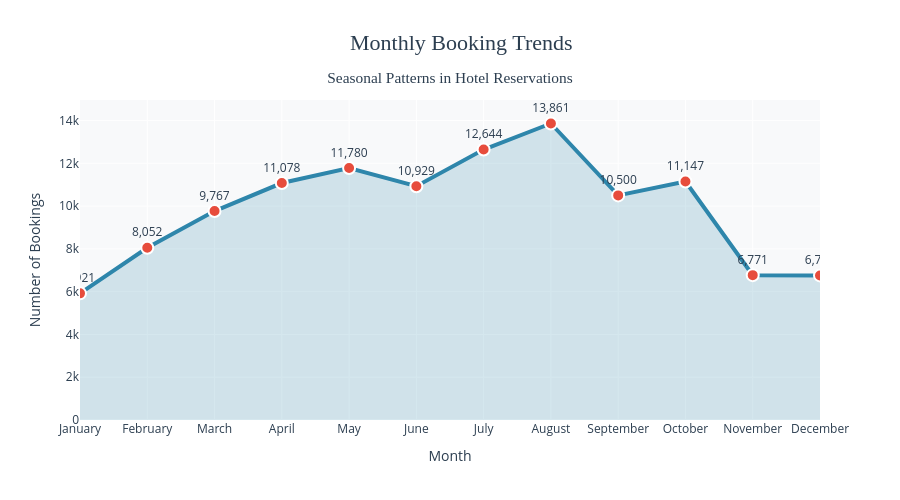
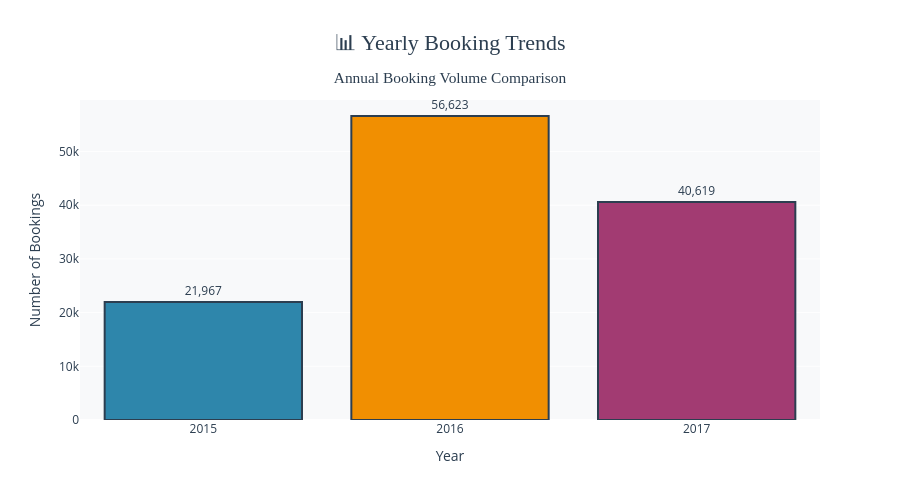
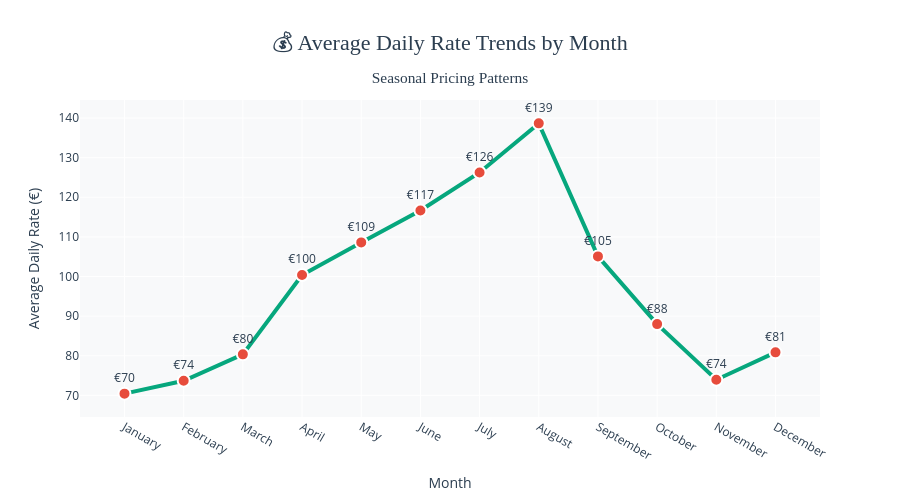
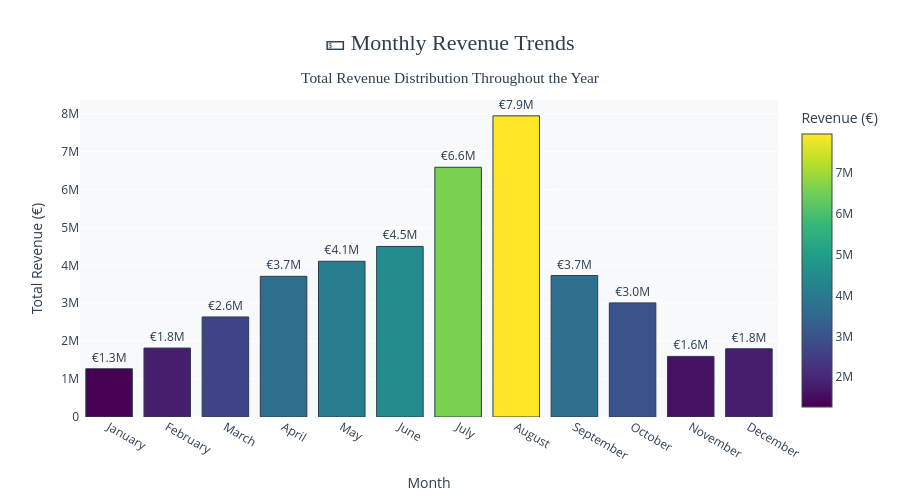

Source (notebook cell) for these figures, in order:
### Markdown cell above
## SECTION B: TIME-BASED TRENDS ANALYSIS

### Code cell
# =============================================================================
# SECTION B: TIME-BASED TRENDS ANALYSIS
# =============================================================================

print("\n" + "="*80)
print("📅 SECTION B: TIME-BASED TRENDS ANALYSIS")
print("="*80 + "\n")

# -----------------------------------------------------------------------------
# B.1 Monthly Booking Trends
# -----------------------------------------------------------------------------
print("5️⃣ Monthly Booking Trends")
print("-"*80)

month_order = ['January', 'February', 'March', 'April', 'May', 'June',
               'July', 'August', 'September', 'October', 'November', 'December']
monthly_bookings = df_clean['arrival_date_month'].value_counts().reindex(month_order)
print(monthly_bookings)
print()

fig = go.Figure()

fig.add_trace(go.Scatter(
    x=month_order,
    y=monthly_bookings.values,
    mode='lines+markers+text',
    name='Bookings',
    line=dict(color=COLORS['primary'], width=4),
    marker=dict(size=12, color=COLORS['cancel_yes'], line=dict(color='white', width=2)),
    fill='tozeroy',
    fillcolor='rgba(46, 134, 171, 0.2)',
    text=monthly_bookings.values,
    texttemplate='%{text:,}',
    textposition='top center',
    hovertemplate='<b>%{x}</b><br>Bookings: %{y:,}<extra></extra>'
))

fig.update_layout(
    title={
        'text': '📅 Monthly Booking Trends<br><sub>Seasonal Patterns in Hotel Reservations</sub>',
        'x': 0.5,
        'xanchor': 'center',
        'font': {'size': 22, 'color': '#2C3E50', 'family': 'Arial Black'}
    },
    xaxis_title='Month',
    yaxis_title='Number of Bookings',
    plot_bgcolor='#F8F9FA',
    paper_bgcolor='white',
    hovermode='x unified',
    height=500,
    font=dict(size=12, color='#2C3E50')
)

fig.show()

# -----------------------------------------------------------------------------
# B.2 Yearly Booking Trends
# -----------------------------------------------------------------------------
print("\n6️⃣ Yearly Booking Trends")
print("-"*80)

yearly_bookings = df_clean['arrival_date_year'].value_counts().sort_index()
print(yearly_bookings)
print()

fig = go.Figure(data=[
    go.Bar(
        x=yearly_bookings.index.astype(str),
        y=yearly_bookings.values,
        text=yearly_bookings.values,
        texttemplate='%{text:,}',
        textposition='outside',
        marker=dict(
            color=[COLORS['primary'], COLORS['warning'], COLORS['secondary']],
            line=dict(color='#2C3E50', width=2)
        ),
        hovertemplate='<b>%{x}</b><br>Bookings: %{y:,}<extra></extra>'
    )
])

fig.update_layout(
    title={
        'text': '📊 Yearly Booking Trends<br><sub>Annual Booking Volume Comparison</sub>',
        'x': 0.5,
        'xanchor': 'center',
        'font': {'size': 22, 'color': '#2C3E50', 'family': 'Arial Black'}
    },
    xaxis_title='Year',
    yaxis_title='Number of Bookings',
    plot_bgcolor='#F8F9FA',
    paper_bgcolor='white',
    height=500,
    font=dict(size=12, color='#2C3E50')
)

fig.show()


# -----------------------------------------------------------------------------
# B.3 ADR Trends Over Months
# -----------------------------------------------------------------------------
print("\n7️⃣ Average Daily Rate Trends by Month")
print("-"*80)

adr_by_month = df_clean.groupby('arrival_date_month')['adr'].mean().reindex(month_order)
print(adr_by_month)
print()

fig = go.Figure()

fig.add_trace(go.Scatter(
    x=month_order,
    y=adr_by_month.values,
    mode='lines+markers+text',
    line=dict(color=COLORS['success'], width=4),
    marker=dict(size=12, color=COLORS['cancel_yes'], line=dict(color='white', width=2)),
    text=adr_by_month.values,
    texttemplate='€%{text:.0f}',
    textposition='top center',
    hovertemplate='<b>%{x}</b><br>Avg ADR: €%{y:.2f}<extra></extra>'
))

fig.update_layout(
    title={
        'text': '💰 Average Daily Rate Trends by Month<br><sub>Seasonal Pricing Patterns</sub>',
        'x': 0.5,
        'xanchor': 'center',
        'font': {'size': 22, 'color': '#2C3E50', 'family': 'Arial Black'}
    },
    xaxis_title='Month',
    yaxis_title='Average Daily Rate (€)',
    plot_bgcolor='#F8F9FA',
    paper_bgcolor='white',
    hovermode='x unified',
    height=500,
    font=dict(size=12, color='#2C3E50')
)

fig.show()

# -----------------------------------------------------------------------------
# B.4 Monthly Revenue Analysis
# -----------------------------------------------------------------------------
print("\n8️⃣ Monthly Revenue Analysis")
print("-"*80)

revenue_by_month = df_clean.groupby('arrival_date_month')['revenue'].sum().reindex(month_order)
print(revenue_by_month)
print()

fig = go.Figure()

fig.add_trace(go.Bar(
    x=month_order,
    y=revenue_by_month.values,
    text=revenue_by_month.values,
    texttemplate='€%{text:.2s}',
    textposition='outside',
    marker=dict(
        color=revenue_by_month.values,
        colorscale='Viridis',
        showscale=True,
        colorbar=dict(title='Revenue (€)'),
        line=dict(color='#2C3E50', width=1)
    ),
    hovertemplate='<b>%{x}</b><br>Revenue: €%{y:,.0f}<extra></extra>'
))

fig.update_layout(
    title={
        'text': '💵 Monthly Revenue Trends<br><sub>Total Revenue Distribution Throughout the Year</sub>',
        'x': 0.5,
        'xanchor': 'center',
        'font': {'size': 22, 'color': '#2C3E50', 'family': 'Arial Black'}
    },
    xaxis_title='Month',
    yaxis_title='Total Revenue (€)',
    plot_bgcolor='#F8F9FA',
    paper_bgcolor='white',
    height=500,
    font=dict(size=12, color='#2C3E50')
)

fig.show()

### Figure 1 — Plotly figure (JSON) as saved in the notebook; plotly's stock layout.template omitted (floating-point values rounded to 4 significant figures)
{"data": [{"fill": "tozeroy", "fillcolor": "rgba(46, 134, 171, 0.2)", "hovertemplate": "<b>%{x}</b><br>Bookings: %{y:,}<extra></extra>", "line": {"color": "#2E86AB", "width": 4}, "marker": {"color": "#E74C3C", "line": {"color": "white", "width": 2}, "size": 12}, "mode": "lines+markers+text", "name": "Bookings", "text": [5921.0, 8052.0, 9767.0, 11080.0, 11780.0, 10930.0, 12640.0, 13860.0, 10500.0, 11150.0, 6771.0, 6759.0], "textposition": "top center", "texttemplate": "%{text:,}", "type": "scatter", "x": ["January", "February", "March", "April", "May", "June", "July", "August", "September", "October", "November", "December"], "y": [5921, 8052, 9767, 11078, 11780, 10929, 12644, 13861, 10500, 11147, 6771, 6759]}], "layout": {"font": {"color": "#2C3E50", "size": 12}, "height": 500, "hovermode": "x unified", "paper_bgcolor": "white", "plot_bgcolor": "#F8F9FA", "title": {"font": {"color": "#2C3E50", "family": "Arial Black", "size": 22}, "text": "📅 Monthly Booking Trends<br><sub>Seasonal Patterns in Hotel Reservations</sub>", "x": 0.5, "xanchor": "center"}, "xaxis": {"title": {"text": "Month"}}, "yaxis": {"title": {"text": "Number of Bookings"}}}}

### Figure 2 — Plotly figure (JSON) as saved in the notebook; plotly's stock layout.template omitted (floating-point values rounded to 4 significant figures)
{"data": [{"hovertemplate": "<b>%{x}</b><br>Bookings: %{y:,}<extra></extra>", "marker": {"color": ["#2E86AB", "#F18F01", "#A23B72"], "line": {"color": "#2C3E50", "width": 2}}, "text": [21970.0, 56620.0, 40620.0], "textposition": "outside", "texttemplate": "%{text:,}", "type": "bar", "x": ["2015", "2016", "2017"], "y": [21967, 56623, 40619]}], "layout": {"font": {"color": "#2C3E50", "size": 12}, "height": 500, "paper_bgcolor": "white", "plot_bgcolor": "#F8F9FA", "title": {"font": {"color": "#2C3E50", "family": "Arial Black", "size": 22}, "text": "📊 Yearly Booking Trends<br><sub>Annual Booking Volume Comparison</sub>", "x": 0.5, "xanchor": "center"}, "xaxis": {"title": {"text": "Year"}}, "yaxis": {"title": {"text": "Number of Bookings"}}}}

### Figure 3 — Plotly figure (JSON) as saved in the notebook; plotly's stock layout.template omitted (floating-point values rounded to 4 significant figures)
{"data": [{"hovertemplate": "<b>%{x}</b><br>Avg ADR: €%{y:.2f}<extra></extra>", "line": {"color": "#06A77D", "width": 4}, "marker": {"color": "#E74C3C", "line": {"color": "white", "width": 2}, "size": 12}, "mode": "lines+markers+text", "text": [70.45, 73.7, 80.36, 100.4, 108.6, 116.6, 126.3, 138.6, 105.1, 88.0, 73.97, 80.86], "textposition": "top center", "texttemplate": "€%{text:.0f}", "type": "scatter", "x": ["January", "February", "March", "April", "May", "June", "July", "August", "September", "October", "November", "December"], "y": [70.45, 73.7, 80.36, 100.4, 108.6, 116.6, 126.3, 138.6, 105.1, 88.0, 73.97, 80.86]}], "layout": {"font": {"color": "#2C3E50", "size": 12}, "height": 500, "hovermode": "x unified", "paper_bgcolor": "white", "plot_bgcolor": "#F8F9FA", "title": {"font": {"color": "#2C3E50", "family": "Arial Black", "size": 22}, "text": "💰 Average Daily Rate Trends by Month<br><sub>Seasonal Pricing Patterns</sub>", "x": 0.5, "xanchor": "center"}, "xaxis": {"title": {"text": "Month"}}, "yaxis": {"title": {"text": "Average Daily Rate (€)"}}}}

### Figure 4 — Plotly figure (JSON) as saved in the notebook; plotly's stock layout.template omitted (floating-point values rounded to 4 significant figures)
{"data": [{"hovertemplate": "<b>%{x}</b><br>Revenue: €%{y:,.0f}<extra></extra>", "marker": {"color": [1273000.0, 1818000.0, 2639000.0, 3710000.0, 4107000.0, 4499000.0, 6587000.0, 7943000.0, 3731000.0, 3010000.0, 1598000.0, 1800000.0], "colorbar": {"title": {"text": "Revenue (€)"}}, "colorscale": [[0, "#440154"], [0.1111, "#482878"], [0.2222, "#3e4989"], [0.3333, "#31688e"], [0.4444, "#26828e"], [0.5556, "#1f9e89"], [0.6667, "#35b779"], [0.7778, "#6ece58"], [0.8889, "#b5de2b"], [1, "#fde725"]], "line": {"color": "#2C3E50", "width": 1}, "showscale": true}, "text": [1273000.0, 1818000.0, 2639000.0, 3710000.0, 4107000.0, 4499000.0, 6587000.0, 7943000.0, 3731000.0, 3010000.0, 1598000.0, 1800000.0], "textposition": "outside", "texttemplate": "€%{text:.2s}", "type": "bar", "x": ["January", "February", "March", "April", "May", "June", "July", "August", "September", "October", "November", "December"], "y": [1273000.0, 1818000.0, 2639000.0, 3710000.0, 4107000.0, 4499000.0, 6587000.0, 7943000.0, 3731000.0, 3010000.0, 1598000.0, 1800000.0]}], "layout": {"font": {"color": "#2C3E50", "size": 12}, "height": 500, "paper_bgcolor": "white", "plot_bgcolor": "#F8F9FA", "title": {"font": {"color": "#2C3E50", "family": "Arial Black", "size": 22}, "text": "💵 Monthly Revenue Trends<br><sub>Total Revenue Distribution Throughout the Year</sub>", "x": 0.5, "xanchor": "center"}, "xaxis": {"title": {"text": "Month"}}, "yaxis": {"title": {"text": "Total Revenue (€)"}}}}
